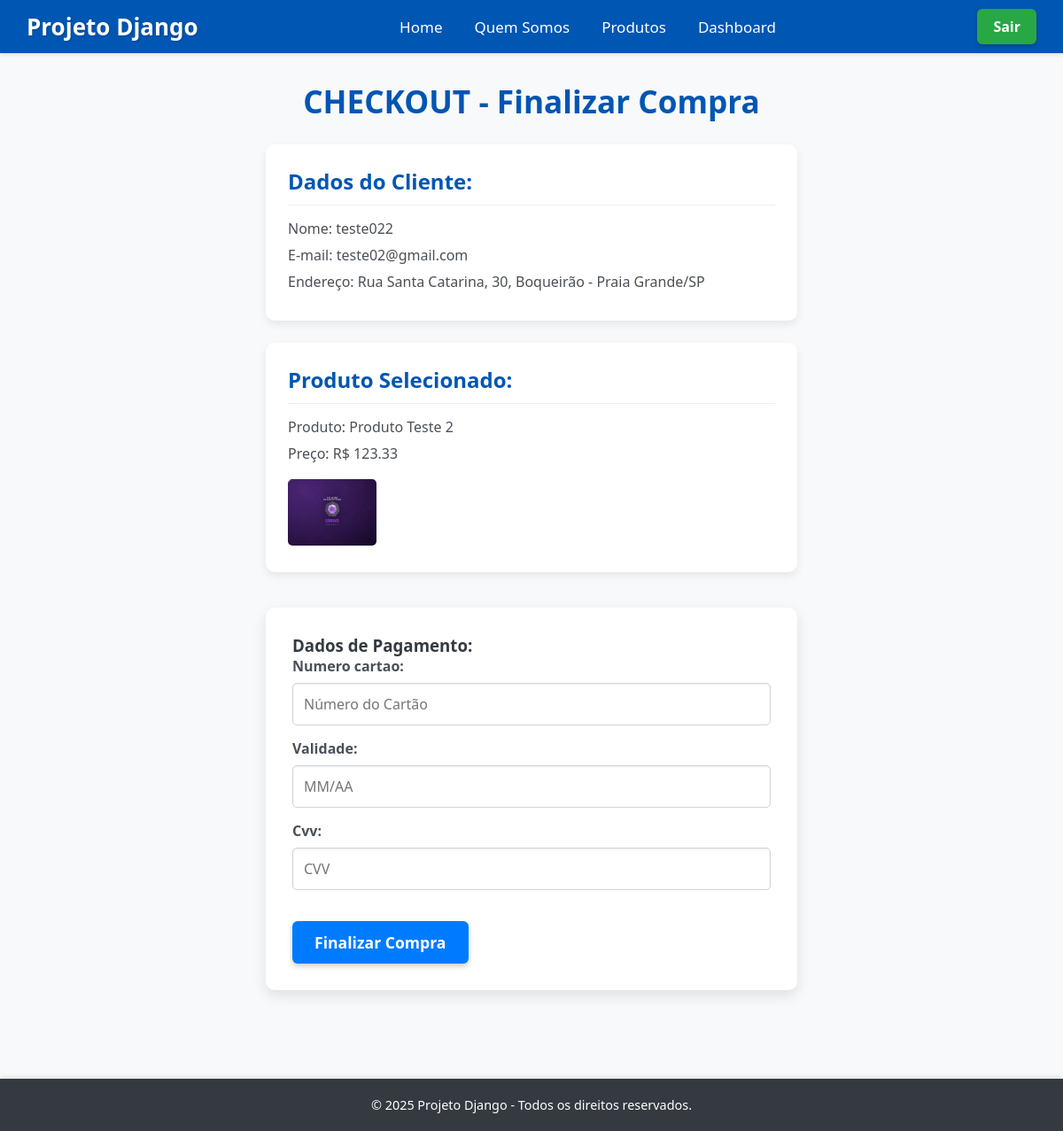
Screenshot of /checkout/ (signed in) with the database file from the repository.
### app/models.py (models this page shows, shortened)
class Usuario(models.Model):
    nome = models.CharField(max_length=100)
    email = models.EmailField(unique=True)
    senha = models.CharField(max_length=128)
    cep = models.CharField(max_length=9, blank=True)
    logradouro = models.CharField(max_length=100, blank=True)
    bairro = models.CharField(max_length=100, blank=True)
    localidade = models.CharField(max_length=100, blank=True)
    uf = models.CharField(max_length=2, blank=True)
    numero_residencia = models.CharField(max_length=10, blank=True)

class Produto(models.Model):
    nome = models.CharField(max_length=100)
    descricao = models.TextField()
    preco = models.DecimalField(max_digits=10, decimal_places=2)
    estoque = models.PositiveIntegerField()
    foto = models.ImageField(upload_to='imagens/', blank=True, null=True)
    categoria = models.ForeignKey(Categoria, on_delete=models.SET_NULL, null=True, blank=True)

### app/views.py (the view, shortened to what this page needs)
# urls.py: path('checkout/', views.checkout, name='checkout'),
def checkout(request):
    sessao = verificar_sessao(request)
    if sessao: return sessao
    produto_id = request.session.get('produto_compra_id')
    if not produto_id:
        messages.error(request, "Nenhum produto selecionado para compra.")
        return redirect('listar_produtos')
    produto = get_object_or_404(Produto, pk=produto_id)
    usuario_email = request.session.get('email')
    cliente = get_object_or_404(Usuario, email=usuario_email)
    form_venda = VendaForm(request.POST or None)
    context = {
        'cliente': cliente,
        'produto': produto,
        'form_venda': form_venda
    }
    return render(request, 'checkout.html', context)

### app/forms.py
class VendaForm(forms.ModelForm):
    class Meta:
        model = Venda
        fields = ['numero_cartao', 'validade', 'cvv']
        widgets = {
            'numero_cartao': forms.TextInput(attrs={'placeholder': 'Número do Cartão', 'maxlength': '16'}),
            'validade': forms.TextInput(attrs={'placeholder': 'MM/AA', 'maxlength': '5'}),
            'cvv': forms.TextInput(attrs={'placeholder': 'CVV', 'maxlength': '4'}),
        }

### app/views.py (called while the page is built)
def verificar_sessao(request):
    if not request.session.get('email'):
        return redirect('index')
    return None

### app/templates/checkout.html (shortened to what this page needs)
{% extends "template.html" %}
{% block conteudo %}
  <h1>CHECKOUT - Finalizar Compra</h1>
  <div class="checkout-info">
    <h3>Dados do Cliente:</h3>
    <p>Nome: {{ cliente.nome }}</p>
    <p>E-mail: {{ cliente.email }}</p>
    <p>Endereço: {{ cliente.logradouro }}, {{ cliente.numero_residencia }}, {{ cliente.bairro }} - {{ cliente.localidade }}/{{ cliente.uf }}</p>
  </div>
  <div class="checkout-info">
    <h3>Produto Selecionado:</h3>
    <p>Produto: {{ produto.nome }}</p>
    <p>Preço: R$ {{ produto.preco|floatformat:2 }}</p>
    {% if produto.foto %}
        <img src="{{ produto.foto.url }}" alt="{{ produto.nome }}" width="100px">
    {% endif %}
  </div>
  <form method="post">
    <h3>Dados de Pagamento:</h3>
    {{ form_venda.as_p }}
    <button type="submit" class="btn">Finalizar Compra</button>
  </form>
{% endblock %}

### app/static/style.css (style rules this page uses)
* { margin: 0; padding: 0; box-sizing: border-box; font-family: 'Segoe UI', Tahoma, Geneva, Verdana, sans-serif; }
html, body { height: 100%; display: flex; flex-direction: column; background-color: #f8f9fa; color: #343a40; }

### app/static/style_produto.css (style rules this page uses)
h1 { color: #0056b3; font-size: 2.2em; margin-bottom: 25px; text-align: center; }
a.btn, button.btn { display: inline-block; padding: 9px 18px; text-decoration: none; border-radius: 6px; margin-top: 10px; transition: background-color 0.3s ease, transform 0.2s ease; font-weight: bold; box-shadow: 0 2px 4px rgba(0, 0, 0, 0.2); border: none; cursor: pointer; }
form { background-color: #fff; padding: 30px; border-radius: 10px; box-shadow: 0 6px 15px rgba(0, 0, 0, 0.1); max-width: 600px; margin: 40px auto; }
form p { margin-bottom: 15px; }
form label { display: block; margin-bottom: 8px; font-weight: 600; color: #495057; }
form input[type="text"], form input[type="email"], form input[type="password"], form input[type="number"], form textarea, form input[type="file"], form select { width: 100%; padding: 12px; border: 1px solid #ced4da; border-radius: 5px; font-size: 1em; box-shadow: inset 0 1px 2px rgba(0, 0, 0, 0.075); transition: border-color 0.2s ease, box-shadow 0.2s ease; }
form button[type="submit"] { background-color: #007bff; color: white; padding: 12px 25px; border: none; border-radius: 6px; cursor: pointer; font-size: 1.1em; font-weight: bold; transition: background-color 0.3s ease, transform 0.2s ease; box-shadow: 0 3px 6px rgba(0, 0, 0, 0.2); margin-top: 20px; }
.checkout-info { background-color: #fff; padding: 25px; margin-bottom: 25px; border-radius: 10px; box-shadow: 0 4px 10px rgba(0, 0, 0, 0.08); max-width: 600px; margin-left: auto; margin-right: auto; }
.checkout-info h3 { color: #0056b3; margin-bottom: 15px; font-size: 1.5em; border-bottom: 1px solid #eee; padding-bottom: 10px; }
.checkout-info p { margin-bottom: 8px; font-size: 1em; color: #495057; }
.checkout-info img { max-width: 120px; height: auto; border-radius: 5px; margin-top: 10px; }

### rows the page displays
Usuario: nome "teste022", email "teste02@gmail.com", logradouro "Rua Santa Catarina", numero_residencia "30", bairro "Boqueirão", localidade "Praia Grande", uf "SP"
Produto: nome "Produto Teste 2", preco "123.33", foto (picture)
